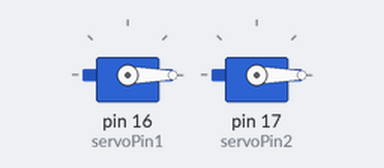
The sketch below on a simulated Arduino Uno, built with avr-gcc and run on an emulated ATmega328P. Shown: 2 × servo.

Above: at 0.1 s.
Timing chart, 0 to 1.6 s (numbered marks = the images above):
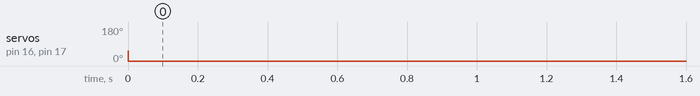

Measured:
- by itself, servo on pin 16 (servoPin1), servo on pin 17 (servoPin2): 55° → 0° at 0.00 s

The sketch:

firmware.ino
```cpp
#include <Servo.h>
#include <Wire.h>

// Variables to store previous error values for X and Y axes
float previous_error_x = 0;
float previous_error_y = 0;

// Control loop period for X and Y axes
int period_x = 1;
int period_y = 1;

// Servo angles for X and Y axes
int servoAngleX, servoAngleY;

// Variable to store the previous time for timing control
unsigned long previousMillis = 0;

// Define servo control pins
static const int servoPin1 = 16; // Control pin for servo 1
static const int servoPin2 = 17; // Control pin for servo 2

// Create servo objects
Servo servo1;
Servo servo2;

// Define error variables
float x_error = -1, y_error = -1; // Initial error values for X and Y axes

void setup() {
  // Initialize Serial communication with a baud rate of 115200
  Serial.begin(115200);

  // Attach servos to their respective pins
  servo1.attach(servoPin1);
  servo2.attach(servoPin2);

  // Set initial servo angles
  servo1.write(55);
  servo2.write(55);
}

void loop() {
  unsigned long currentMillis = millis();  // Get the current time

  // Check if enough time has passed
  if (currentMillis - previousMillis >= 1) {
    previousMillis = currentMillis; // Update the previous time
    processData(); // Process incoming Serial data

    // Update the servo angles based on error values
    servo1.write(x_error);
    processData(); // Process Serial data again
    servo2.write(y_error);
  }
}

void processData() {
  // Check if there is available data from Serial
  if (Serial.available() > 0) {
    String input = Serial.readStringUntil('\n'); // Read the input string until a newline character (\n)

    // Check if the ball is detected
    if (input == "no") {
      x_error = -1; // If no ball is detected, set X-axis error to -1
      y_error = -1; // If no ball is detected, set Y-axis error to -1
    } else {
      // Split the input string into X and Y components
      int separatorIndex = input.indexOf('x'); // Find the position of the 'x' separator
      if (separatorIndex != -1) { // Check if the separator exists
        String x_str = input.substring(0, separatorIndex); // Extract the X part
        String y_str = input.substring(separatorIndex + 1); // Extract the Y part

        // Convert X and Y values from String to float
        x_error = (float)x_str.toInt();
        y_error = (float)y_str.toInt();
      }
    }
  }
}
```
